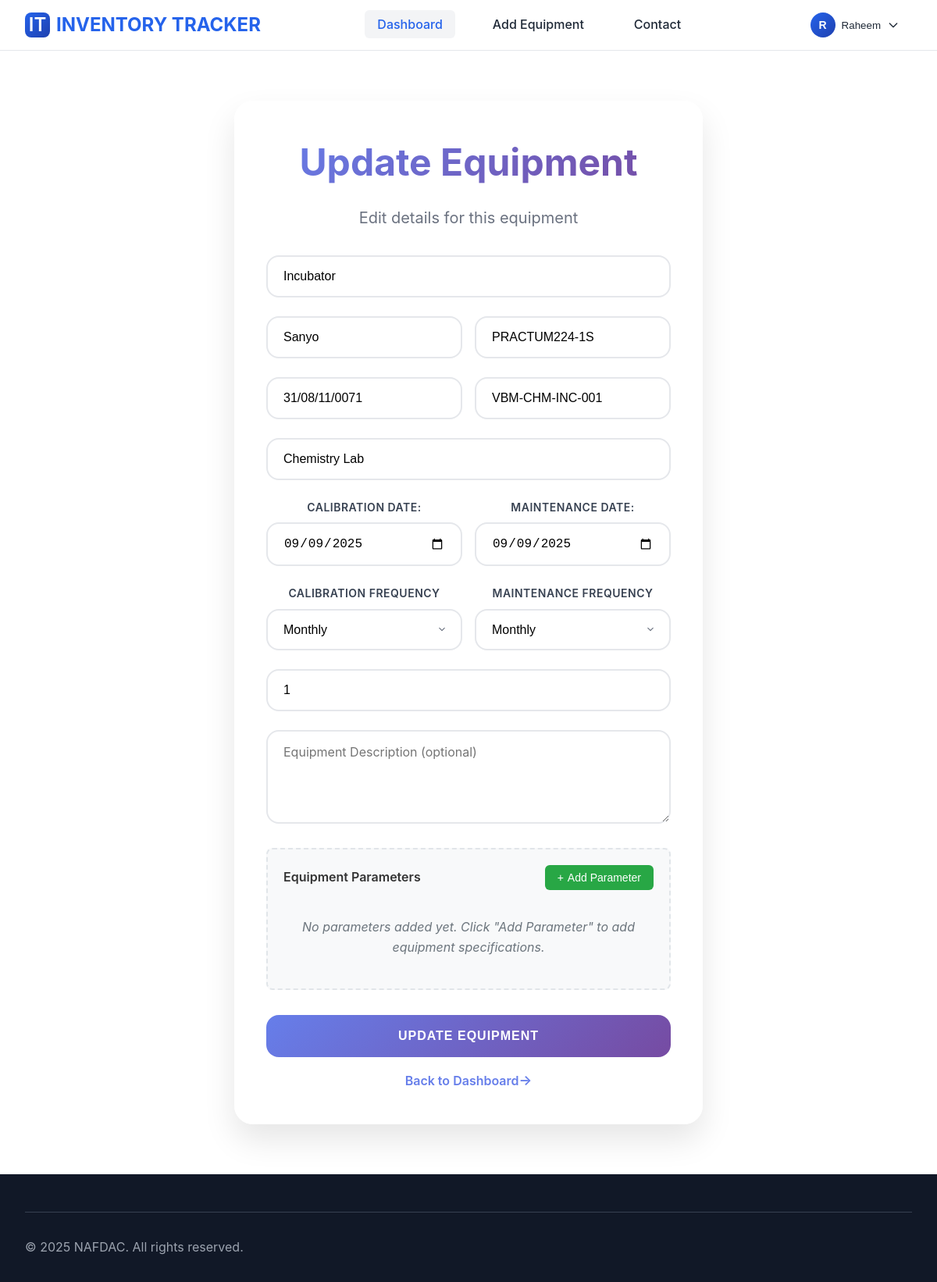
Before: /updateEquipment/2 (signed in) with the older database file.
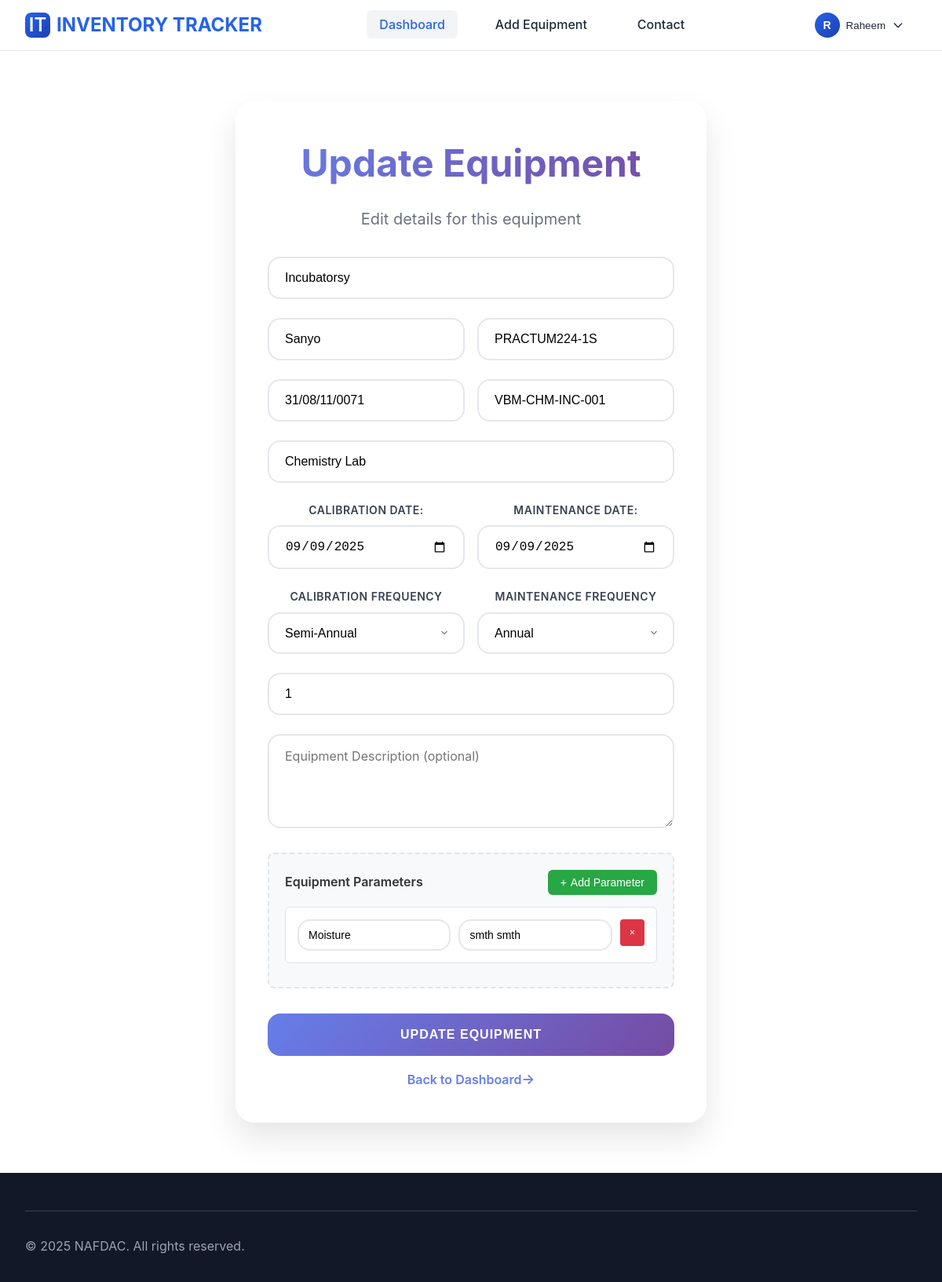
After: the same page with the newer database file.
### models.py (models this page shows, shortened)
class Equipment(db.Model):
    id = db.Column(db.Integer, primary_key=True)
    name = db.Column(db.String(150), nullable=False)
    manufacturer = db.Column(db.String(150))
    model = db.Column(db.String(150))
    serial_number = db.Column(db.String(150))
    new_id_number = db.Column(db.String(150), unique=True)
    location = db.Column(db.String(150))
    calibration_frequency = db.Column(db.String(100), default='Annual')
    calibration_date = db.Column(db.Date)
    next_calibration_date = db.Column(db.Date)
    maintenance_frequency = db.Column(db.String(100), default='Annual')
    maintenance_date = db.Column(db.Date)
    next_maintenance_date = db.Column(db.Date)
    description = db.Column(db.String(500))
    quantity = db.Column(db.Integer, default=1)
    created_at = db.Column(db.DateTime, default=datetime.utcnow)

class EquipmentParameter(db.Model):
    id = db.Column(db.Integer, primary_key=True)
    equipment_id = db.Column(db.Integer, db.ForeignKey('equipment.id'), nullable=False)
    parameter_name = db.Column(db.String(150), nullable=False)
    parameter_value = db.Column(db.String(150), nullable=False)
    equipment = db.relationship('Equipment', backref=db.backref('parameters', lazy=True))

### app.py (the view)
@app.route('/updateEquipment/<int:equipment_id>', methods=['GET', 'POST'])
@login_required
def update_equipment_page(equipment_id):
    equipment = Equipment.query.get_or_404(equipment_id)
    return render_template('updateEquipment.html', equipment=equipment)

### app.py (called while the page is built)
@app.before_request
def make_session_permanent():
    session.permanent = True
    app.permanent_session_lifetime = timedelta(minutes=60)

@login_manager.user_loader
def load_user(user_id):
    return db.session.get(User, int(user_id))

@app.context_processor
def inject_user():
    return dict(user=current_user)

### templates/updateEquipment.html (shortened to what the changed rows need)
{% extends 'base.html' %}
{% block head %} <link rel="stylesheet" href="{{ url_for('static', filename='css/addEquipment.css') }}"> {% endblock %}
{% block content %}
<div class="form-container">
    <div class="form-header">
        <h1 class="form-title">Update Equipment</h1>
    </div>
    <form id="equipmentForm" data-id="{{ equipment.id }}">
        <div class="form-grid">
            <div class="form-group">
                <input type="text" name="name" placeholder="Equipment Name" value="{{equipment.name}}" required>
            </div>
            <div class="form-row">
                <div class="form-group">
                    <input type="text" name="manufacturer" placeholder="Manufacturer" value="{{equipment.manufacturer}}" required>
                </div>
                <div class="form-group">
                    <input type="text" name="model" placeholder="Model" required value="{{equipment.model}}">
                </div>
            </div>
            <div class="form-row">
                <div class="form-group">
                    <input type="text" name="serial_number" placeholder="Serial Number" required value="{{equipment.serial_number}}">
                </div>
                <div class="form-group">
                    <input type="text" name="new_id_number" placeholder="New ID Number" required value="{{equipment.new_id_number}}">
                </div>
            </div>
            <div class="form-group">
                <input type="text" name="location" placeholder="Location" required value="{{equipment.location}}">
            </div>
            <div class="form-row">
                <div class="form-group">
                    <label for="calibration_date">Calibration Date:</label>
                    <input type="date" name="calibration_date" id="calibration_date" required value="{{equipment.calibration_date}}">
                </div>
                <div class="form-group">
                    <label for="maintenance_date">Maintenance Date:</label>
                    <input type="date" name="maintenance_date" id="maintenance_date" required value="{{equipment.maintenance_date}}">
                </div>
            </div>
            <div class="form-row">
                <div class="form-group">
                    <label for="calibration_frequency">Calibration Frequency</label>
                    <select name="calibration_frequency" id="calibration_frequency" required value="{{equipment.calibration_frequency}}">
                        <option value="Monthly" {% if equipment.calibration_frequency == 'Monthly' %}selected{% endif %}>Monthly</option>
                        <option value="Semi-Annual" {% if equipment.calibration_frequency == 'Semi-Annual' %}selected{% endif %}>Semi-Annual</option>
                    </select>
                </div>
                <div class="form-group">
                    <label for="maintenance_frequency">Maintenance Frequency</label>
                    <select name="maintenance_frequency" id="maintenance_frequency" required value="{{equipment.maintenance_frequency}}">
                        <option value="Monthly" {% if equipment.maintenance_frequency == 'Monthly' %}selected{% endif %}>Monthly</option>
                        <option value="Annual" {% if equipment.maintenance_frequency == 'Annual' %}selected{% endif %}>Annual</option>
                    </select>
                </div>
            </div>
            <div class="form-group">
                <input type="number" name="quantity" placeholder="Quantity" value="1" min="1" value="{{equipment.quantity}}">
            </div>
            <div class="form-group full-width">
                    <div class="parameters-section">
                        <div id="parametersContainer">
                            {% if equipment.parameters %}
                                {% for p in equipment.parameters %}
                                <div class="parameter-item" data-parameter-id="{{loop.index}}">
                                    <input type="text" class="param-name" value="{{p.parameter_name}}">
                                    <input type="text" class="param-value" value="{{p.parameter_value}}">
                                    <button type="button" class="remove-parameter-btn" onclick="update_equipment_form_validator.removeParameter({{loop.index}})">×</button>
                                </div>
                                {% endfor %}
                            {%else%}
                                <div class="parameters-empty" id="parametersEmpty">
                                    No parameters added yet. Click "Add Parameter" to add equipment specifications.
                                </div>
                            {%endif%}
                        </div>
                    </div>
            </div>
        </div>
    </form>
</div>
{% endblock %}

Changed rows visible on the page:
changed Equipment "Sanyo": name "Incubator" → "Incubatorsy"; calibration_frequency "Monthly" → "Semi-Annual"; maintenance_frequency "Monthly" → "Annual"
added EquipmentParameter: parameter_name "Moisture", parameter_value "smth smth"
Other visible differences:
text no longer shown: "No parameters added yet. Click \"Add Parameter\" to add equipment specifications."
